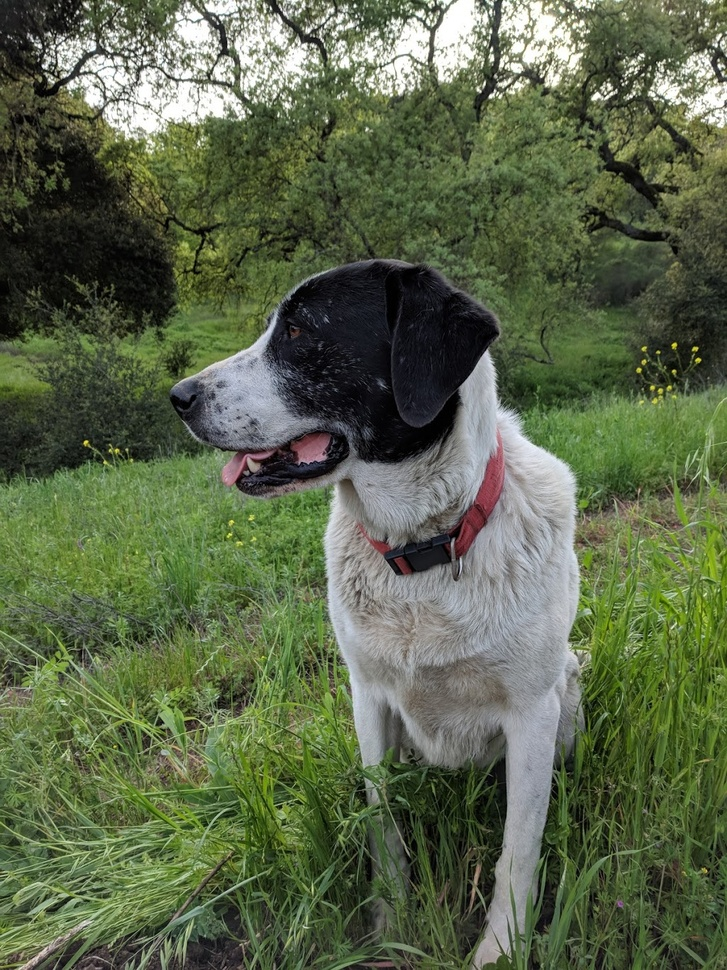
#> input picture DATA/sammy.jpg, 727 x 970 px, shrunk from 1025 x 1367 before the run
$ jupyter execute lecture1.ipynb   (shell and % lines are left out)
#> lines starting #> are read from the running program, lines starting #| are printed output that depends on the picture
[cell 1]
import cv2
import numpy as np
import matplotlib.pyplot as plt

[cell 2]
full = cv2.imread(r"../DATA/sammy.jpg")
#> full is the input picture: shape (970, 727, 3); mean B, G, R 74.2, 102.6, 91.2
full = cv2.cvtColor(full,cv2.COLOR_BGR2RGB)

[cell 3]
plt.imshow(full)

[cell 4]
face = cv2.imread(r"../DATA/sammy_face.jpg")
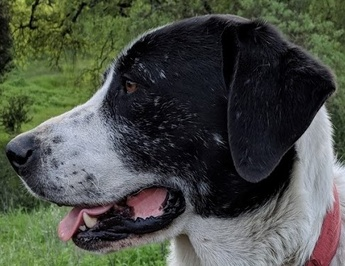
#> input picture DATA/sammy_face.jpg, 345 x 266 px, shrunk from 486 x 375 before the run
#> face is the input picture: shape (266, 345, 3); mean B, G, R 70, 78.7, 74.3
face = cv2.cvtColor(face,cv2.COLOR_BGR2RGB)

[cell 5]
plt.imshow(face)

[cell 6]
face.shape
#> Out = (266, 345, 3)

[cell 7]
full.shape
#> Out = (970, 727, 3)

[cell 8]
mystring="sum"

[cell 9]
eval(mystring)

[cell 10]
myfunc=eval("sum")

[cell 11]
myfunc([1,2,3])

[cell 12]
#ALL the 6 methods for comparison a list
#Note how we are using strings, later on we'll use the eval() function to convert to function
methods = ['cv2.TM_CCOEFF', 'cv2.TM_CCOEFF_NORMED', 'cv2.TM_CCORR','cv2.TM_CCORR_NORMED', 'cv2.TM_SQDIFF', 'cv2.TM_SQDIFF_NORMED']

[cell 13]
for m in methods:
    #CREATE a copy
    full_copy=full.copy()

    method = eval(m)

    #Template matching
    res=cv2.matchTemplate(full_copy,face,method)

    min_val,max_val,min_loc,max_loc=cv2.minMaxLoc(res)

    if method in [cv2.TM_SQDIFF,cv2.TM_SQDIFF_NORMED]:
        top_left=min_loc
    else:
        top_left=max_loc

    height,width,channels=face.shape

    bottom_right=(top_left[0]+width,top_left[1]+height)

    cv2.rectangle(full_copy,top_left,bottom_right,(255,0,0),10)

    #PLOT AND SHOW THE IMAGES
    plt.subplot(121)
    plt.imshow(res)
    plt.title("HEATMAP OF TEMPLATE MATCHING")

    plt.subplot(122)
    plt.imshow(full_copy)
    plt.title("DETECTION OF TEMPLATE")
    #TITLE WITH THE METHOD USED
    plt.suptitle(m)

    plt.show()

    print("\n \n")
#> this loop made 6 passes
#> (min_val, max_val, min_loc, top_left, bottom_right) on passes 1 to 4: (-369489728, 868100096, (0, 7), (164, 245), (509, 511)), (-0.333, 0.994, (0, 10), (164, 245), (509, 511)), (1.13e+09, 2.63e+09, (47, 150), (237, 465), (582, 731)), (0.5, 0.998, (0, 38), (164, 245), (509, 511))
#> (min_val, max_val, max_loc, top_left, bottom_right) on passes 5 to 6: (11168485, 3.14e+09, (0, 0), (164, 245), (509, 511)), (0.00463, 1, (0, 0), (164, 245), (509, 511))
#> pass 1, `res=cv2.matchTemplate(full_copy,face,method)`:
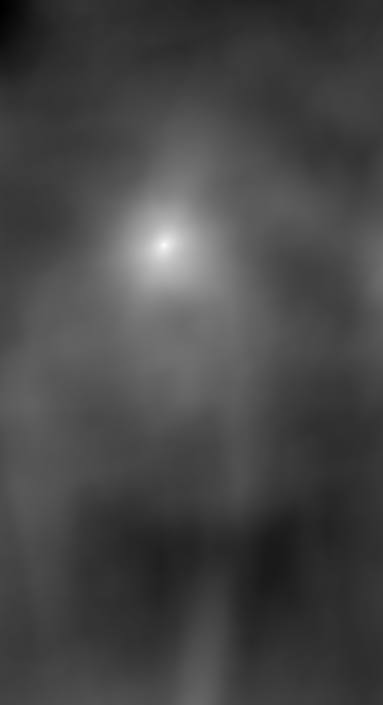
#> res: shape (705, 383) float32; min -369489728, max 868100096, mean -27078664; drawn with min black and max white
#> pass 1, `plt.show()`:
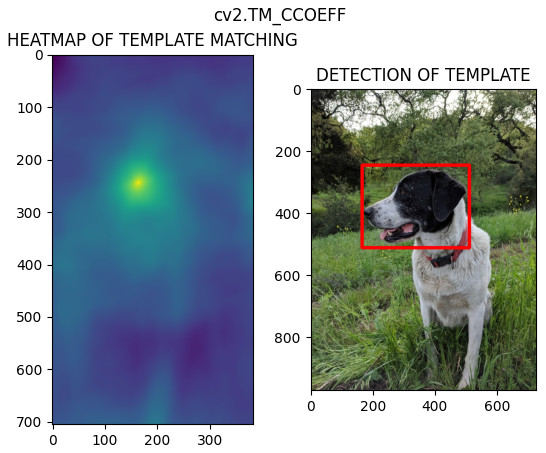
#> figure drawn by matplotlib, 2 panels
#> pass 2, `res=cv2.matchTemplate(full_copy,face,method)`:
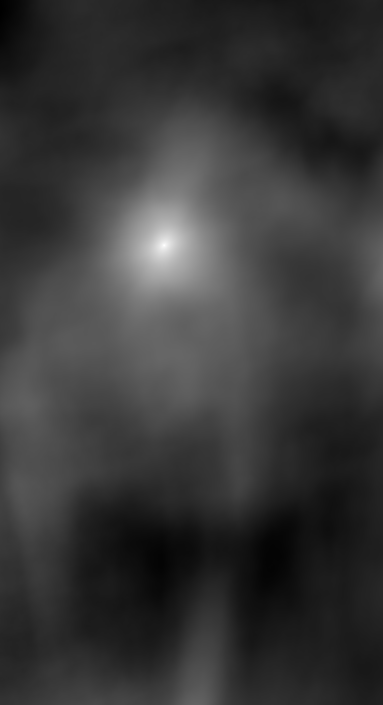
#> res: shape (705, 383) float32; min -0.333, max 0.994, mean -0.0421; drawn with min black and max white
#> pass 2, `plt.show()`:
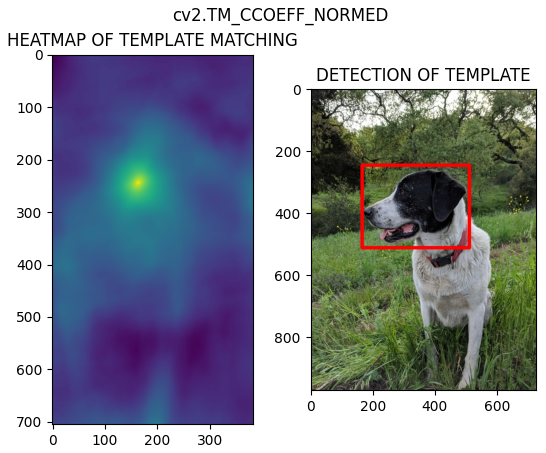
#> figure drawn by matplotlib, 2 panels
#> pass 3, `res=cv2.matchTemplate(full_copy,face,method)`:
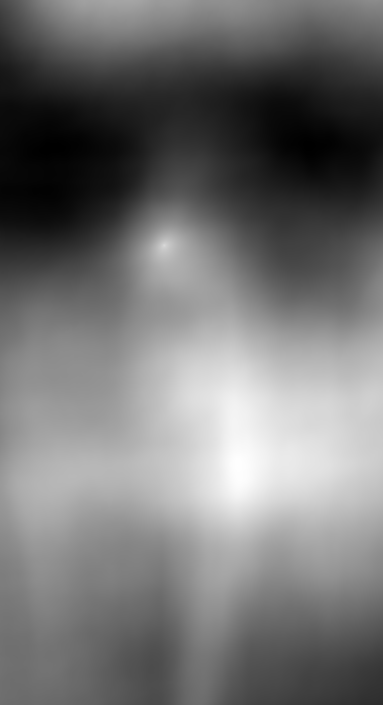
#> res: shape (705, 383) float32; min 1.13e+09, max 2.63e+09, mean 1.81e+09; drawn with min black and max white
#> after the loop:
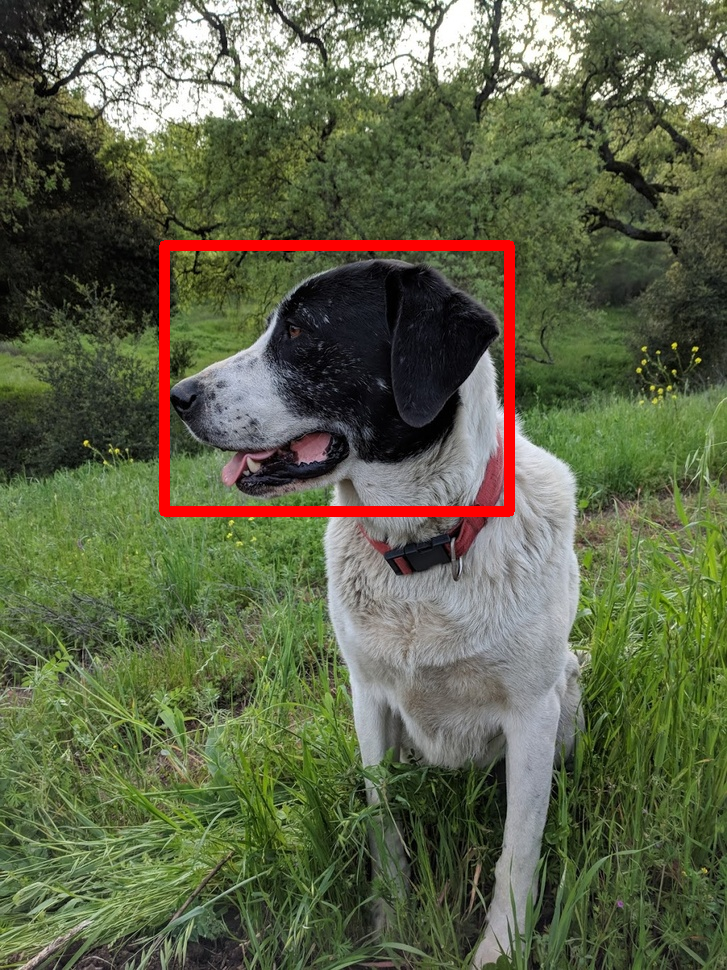
#> full_copy: shape (970, 727, 3); mean R, G, B 94.3, 100.7, 72.8
#> after the loop:
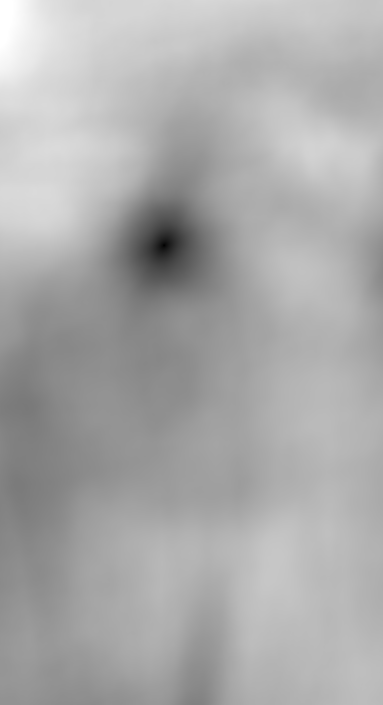
#> res: shape (705, 383) float32; min 0.00463, max 1, mean 0.669
